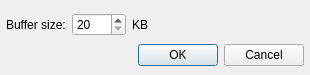
<?xml version="1.0" encoding="UTF-8"?>
<ui version="4.0">
 <class>SettingsDialog</class>
 <widget class="QDialog" name="SettingsDialog">
  <property name="geometry">
   <rect>
    <x>0</x>
    <y>0</y>
    <width>310</width>
    <height>75</height>
   </rect>
  </property>
  <property name="minimumSize">
   <size>
    <width>310</width>
    <height>75</height>
   </size>
  </property>
  <property name="maximumSize">
   <size>
    <width>310</width>
    <height>75</height>
   </size>
  </property>
  <property name="windowTitle">
   <string>Network Plugin Settings</string>
  </property>
  <layout class="QGridLayout" name="gridLayout_2">
   <property name="leftMargin">
    <number>6</number>
   </property>
   <property name="rightMargin">
    <number>6</number>
   </property>
   <property name="bottomMargin">
    <number>6</number>
   </property>
   <item row="0" column="1">
    <widget class="QSpinBox" name="bufferSizeSpinBox">
     <property name="sizePolicy">
      <sizepolicy hsizetype="Preferred" vsizetype="Fixed">
       <horstretch>0</horstretch>
       <verstretch>0</verstretch>
      </sizepolicy>
     </property>
     <property name="minimum">
      <number>20</number>
     </property>
     <property name="maximum">
      <number>1000</number>
     </property>
     <property name="singleStep">
      <number>20</number>
     </property>
    </widget>
   </item>
   <item row="0" column="0">
    <widget class="QLabel" name="label_17_2_2">
     <property name="text">
      <string>Buffer size:</string>
     </property>
     <property name="alignment">
      <set>Qt::AlignLeading|Qt::AlignLeft|Qt::AlignVCenter</set>
     </property>
    </widget>
   </item>
   <item row="1" column="1" colspan="2">
    <widget class="QDialogButtonBox" name="buttonBox">
     <property name="standardButtons">
      <set>QDialogButtonBox::Cancel|QDialogButtonBox::Ok</set>
     </property>
    </widget>
   </item>
   <item row="0" column="2">
    <widget class="QLabel" name="label">
     <property name="sizePolicy">
      <sizepolicy hsizetype="Expanding" vsizetype="Preferred">
       <horstretch>0</horstretch>
       <verstretch>0</verstretch>
      </sizepolicy>
     </property>
     <property name="text">
      <string>KB</string>
     </property>
    </widget>
   </item>
  </layout>
 </widget>
 <resources/>
 <connections>
  <connection>
   <sender>buttonBox</sender>
   <signal>rejected()</signal>
   <receiver>SettingsDialog</receiver>
   <slot>reject()</slot>
   <hints>
    <hint type="sourcelabel">
     <x>303</x>
     <y>259</y>
    </hint>
    <hint type="destinationlabel">
     <x>70</x>
     <y>90</y>
    </hint>
   </hints>
  </connection>
  <connection>
   <sender>buttonBox</sender>
   <signal>accepted()</signal>
   <receiver>SettingsDialog</receiver>
   <slot>accept()</slot>
   <hints>
    <hint type="sourcelabel">
     <x>303</x>
     <y>259</y>
    </hint>
    <hint type="destinationlabel">
     <x>61</x>
     <y>87</y>
    </hint>
   </hints>
  </connection>
 </connections>
</ui>
